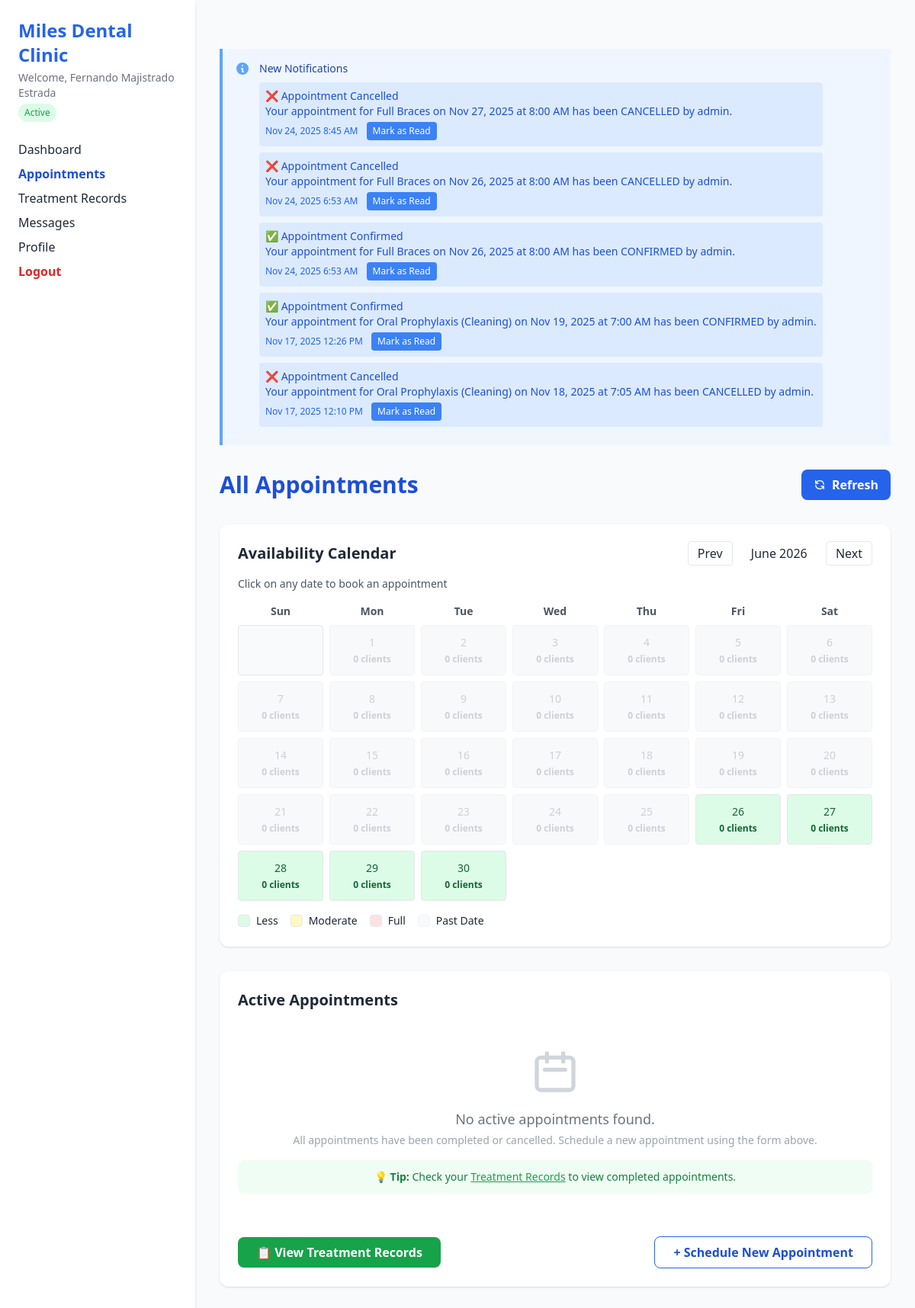
The app's page /appointment_new.php (signed in) with its own data.
### tables this page shows
CREATE TABLE `tbl_patient` (
  `Patient_Id` int(11) NOT NULL,
  `Email` varchar(255) NOT NULL,
  `Password` varchar(255) DEFAULT NULL,
  `First_name` varchar(100) NOT NULL,
  `Middle_name` varchar(100) DEFAULT NULL,
  `Last_name` varchar(100) NOT NULL,
  `Suffix` varchar(20) DEFAULT NULL,
  `Gender` enum('Male','Female','Other') DEFAULT NULL,
  `Address` varchar(500) DEFAULT NULL,
  `Status` varchar(50) NOT NULL DEFAULT 'Active',
  `Email_Verified` tinyint(1) NOT NULL DEFAULT 0,
  `Verification_Code` varchar(16) DEFAULT NULL,
  `Verification_Expires` datetime DEFAULT NULL,
  `otp_code` varchar(16) DEFAULT NULL,
  `otp_expiration` datetime DEFAULT NULL,
  `Photo_url` varchar(200) DEFAULT NULL,
  `Phone_num` varchar(20) NOT NULL,
  `bday` date DEFAULT NULL,
  `Patient_Type` enum('Online','Walk-in') DEFAULT 'Online'
);

CREATE TABLE `tbl_notifications` (
  `Id` int(11) NOT NULL,
  `Email` varchar(255) NOT NULL,
  `Admin_Id` int(11) DEFAULT NULL,
  `Message` text NOT NULL,
  `Type` varchar(64) NOT NULL,
  `Is_Read` tinyint(1) NOT NULL DEFAULT 0,
  `Created_At` timestamp NOT NULL DEFAULT current_timestamp()
);

### appointment_new.php (the view, shortened to what the rows shown need)
<?php
include 'db_connect.php';
$email = $_SESSION['email'];
$stmt = $conn->prepare("SELECT * FROM tbl_patient WHERE Email = ?");
$stmt->bind_param("s", $email);
$stmt->execute();
$result = $stmt->get_result();
$patient = $result->fetch_assoc();
$full_name = $patient['First_name'] . ' ' . $patient['Middle_name'] . ' ' . $patient['Last_name'];
$status = $patient['Status'];
$notifications = [];
$notifyStmt = $conn->prepare("SELECT Id AS Notification_Id, Message, Type, Created_At FROM tbl_notifications WHERE Email = ? AND Is_Read = 0 ORDER BY Created_At DESC LIMIT 5");
if ($notifyStmt) {
    $notifyStmt->bind_param('s', $email);
    $notifyStmt->execute();
    $notifyResult = $notifyStmt->get_result();
    while ($row = $notifyResult->fetch_assoc()) {
        $notifications[] = $row;
    }
}
?>
<!DOCTYPE html>
<html lang="en">
<head>
    <script src="https://cdn.tailwindcss.com"></script>
</head>
<body class="bg-gray-50 text-gray-800">
    <div class="flex min-h-screen">
        <aside class="w-64 bg-white p-6 shadow-md space-y-6">
            <div>
                <h2 class="text-2xl font-bold text-blue-600">Miles Dental Clinic</h2>
                <p class="text-sm mt-1 text-gray-500">Welcome, <?= htmlspecialchars($full_name) ?></p>
                <span class="inline-block mt-1 text-xs px-2 py-1 rounded-full <?= $status === 'Active' ? 'bg-green-100 text-green-600' : 'bg-red-100 text-red-600' ?>">
                    <?= htmlspecialchars($status) ?>
                </span>
            </div>
        </aside>
        <main class="flex-1 p-8 space-y-8">
            <?php if (!empty($notifications)): ?>
                <div class="bg-blue-50 border-l-4 border-blue-400 p-4 mb-6">
                    <div class="flex">
                        <div class="ml-3">
                            <div class="mt-2 text-sm text-blue-700">
                                <?php foreach ($notifications as $notif): ?>
                                    <div class="mb-2 p-2 <?= $notif['Type'] === 'appointment_completed' ? 'bg-green-100 border-l-4 border-green-400' : 'bg-blue-100' ?> rounded">
                                        <div class="font-medium <?= $notif['Type'] === 'appointment_completed' ? 'text-green-800' : '' ?>">
                                            <?php
                                            switch($notif['Type']) {
                                                case 'appointment_confirmed':
                                                    echo '✅ Appointment Confirmed';
                                                    break;
                                                case 'appointment_cancelled':
                                                    echo '❌ Appointment Cancelled';
                                                    break;
                                            }
                                            ?>
                                        </div>
                                        <div class="text-sm"><?= htmlspecialchars($notif['Message']) ?></div>
                                        <div class="text-xs text-blue-600 mt-1">
                                            <?= date('M j, Y g:i A', strtotime($notif['Created_At'])) ?>
                                            <form method="post" action="mark_notification_read.php" class="inline ml-2">
                                                <button type="submit" name="mark_read" class="text-xs bg-blue-500 text-white px-2 py-1 rounded hover:bg-blue-600">
                                                    Mark as Read
                                                </button>
                                            </form>
                                        </div>
                                    </div>
                                <?php endforeach; ?>
                            </div>
                        </div>
                    </div>
                </div>
            <?php endif; ?>
            <div class="flex justify-between items-center mb-4">
                <h1 class="text-3xl font-semibold text-blue-700">All Appointments</h1>
            </div>
            <div class="bg-white shadow rounded-xl p-6">
                <div class="flex items-center justify-between mb-4">
                    <h2 class="text-xl font-semibold">Availability Calendar</h2>
                </div>
            </div>
            <div id="appointments" class="bg-white shadow rounded-xl p-6 mt-6">
                <h2 class="text-xl font-semibold mb-4">Active Appointments</h2>
            </div>
        </main>
    </div>
</body>
</html>

### records on screen
tbl_patient: full_name "Fernando Majistrado Estrada", Status "Active"
tbl_notifications: shows "❌ Appointment Cancelled", Message "Your appointment for Full Braces on Nov 27, 2025 at 8:00 AM has been CANCELLED by admin.", Created_At "Nov 24, 2025 8:45 AM"
tbl_notifications: shows "❌ Appointment Cancelled", Message "Your appointment for Full Braces on Nov 26, 2025 at 8:00 AM has been CANCELLED by admin.", Created_At "Nov 24, 2025 6:53 AM"
tbl_notifications: shows "✅ Appointment Confirmed", Message "Your appointment for Full Braces on Nov 26, 2025 at 8:00 AM has been CONFIRMED by admin.", Created_At "Nov 24, 2025 6:53 AM"
tbl_notifications: shows "✅ Appointment Confirmed", Message "Your appointment for Oral Prophylaxis (Cleaning) on Nov 19, 2025 at 7:00 AM has been CONFIRMED by admin.", Created_At "Nov 17, 2025 12:26 PM"
tbl_notifications: shows "❌ Appointment Cancelled", Message "Your appointment for Oral Prophylaxis (Cleaning) on Nov 18, 2025 at 7:05 AM has been CANCELLED by admin.", Created_At "Nov 17, 2025 12:10 PM"

### other values on screen
$wd "Sun"
$wd "Mon"
$wd "Tue"
$wd "Wed"
$wd "Thu"
$wd "Fri"
$wd "Sat"
$label "0 clients"
